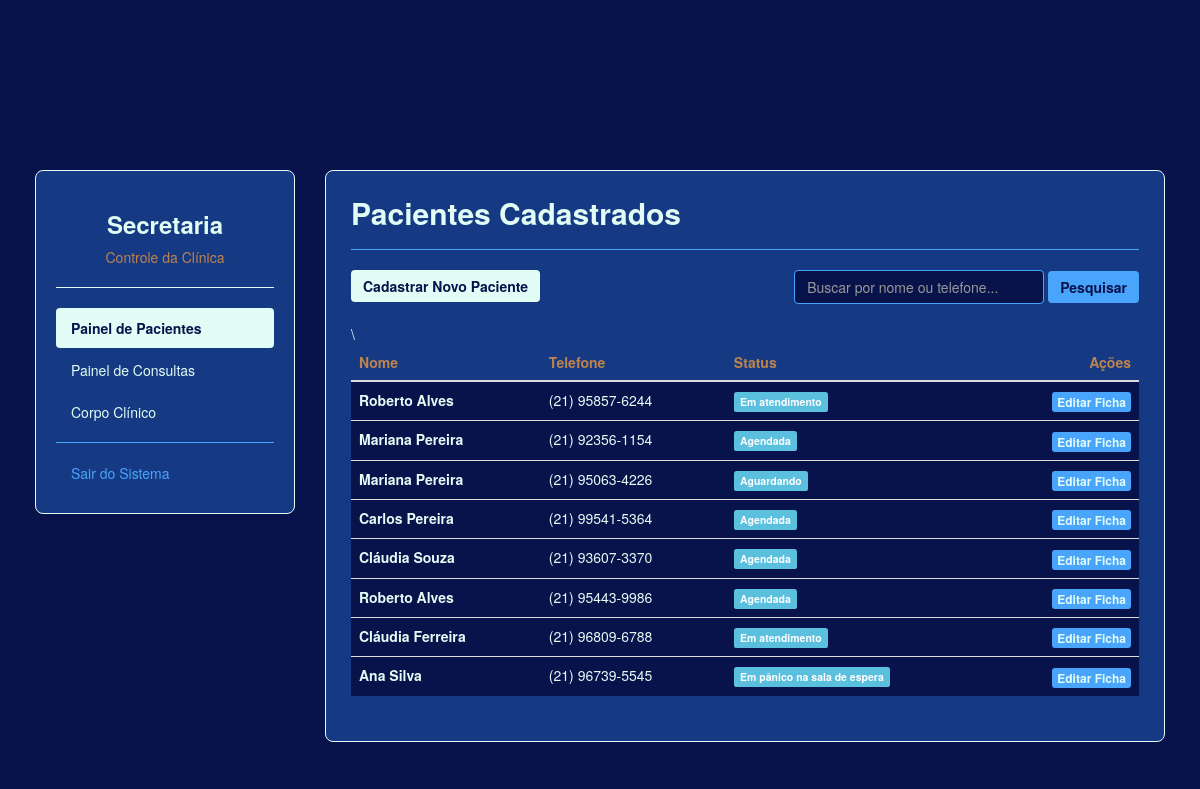
Page /secretaria on the earlier database version.
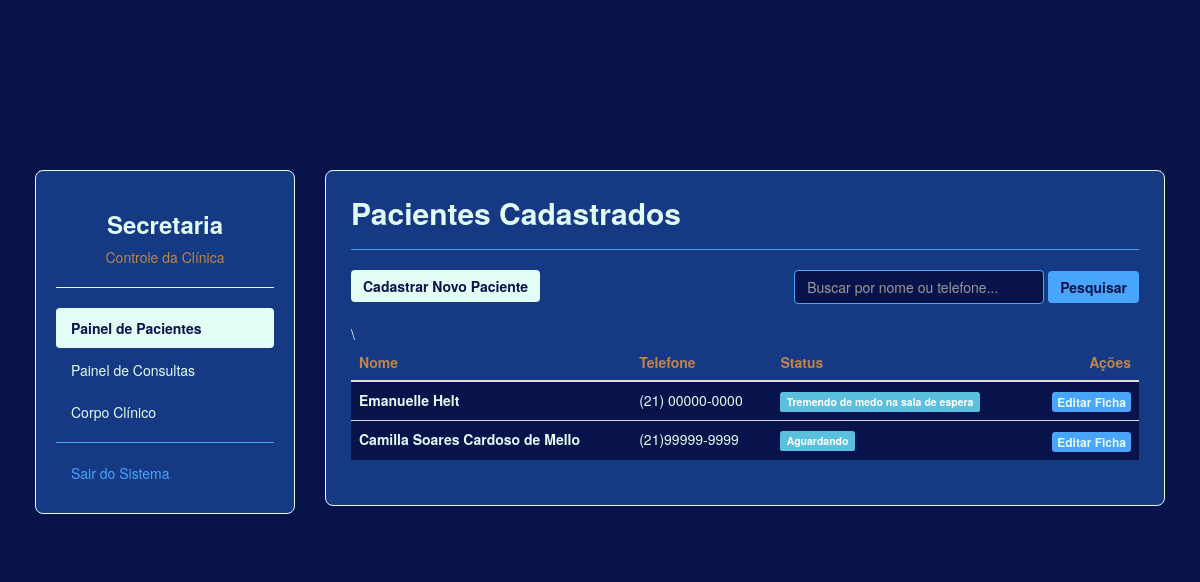
Same page on the later database version.
### tables this page shows
CREATE TABLE pacientes_secretaria (
                        id INTEGER PRIMARY KEY AUTOINCREMENT,
                        nome TEXT NOT NULL,
                        telefone TEXT NOT NULL,
                        status TEXT NOT NULL,
                        usuario_login TEXT UNIQUE);

### app.py (the view)
@app.route('/secretaria')
def secretaria_recepcao():
    termo_pesquisa = request.args.get('pesquisa', '')
    conn = conectar_banco()
    if termo_pesquisa:
        pacientes_clinica = conn.execute('''
            SELECT * FROM pacientes_secretaria
            WHERE nome LIKE ? OR telefone LIKE ?
        ''', (f'%{termo_pesquisa}%', f'%{termo_pesquisa}%')).fetchall()
    else:
        pacientes_clinica = conn.execute('SELECT * FROM pacientes_secretaria').fetchall()
    conn.close()
    return render_template('secretaria_recepcao.html', pacientes=pacientes_clinica, termo=termo_pesquisa)

### app.py (called while the page is built)
def conectar_banco():
    conn = sqlite3.connect(ARQUIVO_BANCO)
    conn.row_factory = sqlite3.Row
    return conn

### templates/secretaria_recepcao.html (shortened to what this page needs)
<!DOCTYPE html>
<html lang="pt-BR">
<head>
    <link rel="stylesheet" href="https://stackpath.bootstrapcdn.com/bootstrap/3.4.1/css/bootstrap.min.css">
    <link rel="stylesheet" href="{{ url_for('static', filename='css/style.css') }}">
</head>
<body>
    <div class="container dashboard-container">
        <div class="row">
            <div class="col-md-3">
                <div class="sidebar">
                    <h3 class="text-ouro text-center">Secretaria</h3>
                    <p class="text-center text-muted">Controle da Clínica</p>
                    <hr style="border-color: #e2fdf6;">
                    <ul class="nav nav-pills nav-stacked">
                        <li class="active"><a href="{{ url_for('secretaria_recepcao') }}" style="background-color: #e2fdf6; color: #08134b; font-weight: bold;">Painel de Pacientes</a></li>
                        <li><a href="{{ url_for('secretaria_consultas') }}" style="color: #e2fdf6;">Painel de Consultas</a></li>
                        <li><a href="{{ url_for('secretaria_dentistas') }}" style="color: #e2fdf6;">Corpo Clínico</a></li>
                        <hr style="border-color: #49a4fc; margin: 10px 0;">
                        <li><a href="{{ url_for('login') }}" style="color: #49a4fc;">Sair do Sistema</a></li>
                    </ul>
                </div>
            </div>
            <div class="col-md-9">
                <div class="main-panel">
                    <h2 class="text-ouro" style="margin-top: 0;">Pacientes Cadastrados</h2>
                    <hr style="border-color: #49a4fc;">
                    <div class="row" style="margin-bottom: 20px;">
                        <div class="col-sm-4">
                            <a href="{{ url_for('cadastro_paciente') }}" class="btn btn-ouro">Cadastrar Novo Paciente</a>
                        </div>
                        <div class="col-sm-8 text-right">
                            <form action="{{ url_for('secretaria_recepcao') }}" method="GET" class="form-inline">
                                <div class="form-group">
                                    <input type="text" class="form-control" name="pesquisa" placeholder="Buscar por nome ou telefone..." value="{{ termo }}" style="background-color: #08134b; color: #e2fdf6; border: 1px solid #49a4fc; min-width: 250px;">
                                </div>
                                <button type="submit" class="btn btn-primary" style="background-color: #49a4fc; border: none;">Pesquisar</button>
                            </form>
                        </div>
                    </div>
                    <div class="table-responsive" style="margin-top: 15px;">
                        <table class="table" style="color: #e2fdf6;">
                            <thead>
                                <tr style="color: #be834e;">
                                    <th>Nome</th>
                                    <th>Telefone</th>
                                    <th>Status</th>
                                    <th class="text-right">Ações</th>
                                </tr>
                            </thead>
                            <tbody>
                                {% if pacientes %}
                                    {% for paciente in pacientes %}
                                    <tr style="background-color: #08134b;">
                                        <td><strong>{{ paciente.nome }}</strong></td>
                                        <td>{{ paciente.telefone }}</td>
                                        <td><span class="label label-info">{{ paciente.status }}</span></td>
                                        <td class="text-right">
                                            <a href="{{ url_for('editar_paciente', id_paciente=paciente.id) }}" class="btn btn-xs btn-primary" style="background-color: #49a4fc; border: none; color: #e2fdf6;">Editar Ficha</a>
                                        </td>
                                    </tr>
                                    {% endfor %}
                                {% else %}
                                    <tr style="background-color: #08134b;">
                                        <td colspan="5" class="text-center" style="color: #49a4fc; padding: 20px;">Nenhuma pessoa encontrada.</td>
                                    </tr>
                                {% endif %}
                            </tbody>\
                        </table>
                    </div>
                </div>
            </div>
        </div>
    </div>
</body>
</html>

### static/css/style.css (style rules this page uses)
body { padding-top: 100px; background-color: #08134b; color: #e2fdf6; }
h2 { color: #e2fdf6; font-weight: bold; }
.text-muted { color: #be834e !important; }
.form-control { background-color: #e2fdf6; color: #08134b; border: 1px solid #49a4fc; }
.btn-primary { background-color: #e2fdf6; border-color: #e2fdf6; color: #08134b; font-weight: bold; transition: all 0.3s; }
.dashboard-container { margin-top: 50px; padding: 20px; }
.sidebar { background-color: #153a83; border-radius: 8px; padding: 20px; border: 1px solid #e2fdf6; margin-bottom: 20px; }
.main-panel { background-color: #153a83; border-radius: 8px; padding: 25px; border: 1px solid #e2fdf6; }
.text-ouro { color: #e2fdf6 !important; font-weight: bold; }
.btn-ouro { background-color: #e2fdf6; color: #08134b; font-weight: bold; border: none; }

Differences in the rows shown:
removed pacientes_secretaria: nome "Roberto Alves", telefone "(21) 95857-6244", status "Em atendimento"
removed pacientes_secretaria: nome "Mariana Pereira", telefone "(21) 92356-1154", status "Agendada"
removed pacientes_secretaria: nome "Mariana Pereira", telefone "(21) 95063-4226", status "Aguardando"
removed pacientes_secretaria: nome "Carlos Pereira", telefone "(21) 99541-5364", status "Agendada"
removed pacientes_secretaria: nome "Cláudia Souza", telefone "(21) 93607-3370", status "Agendada"
removed pacientes_secretaria: nome "Roberto Alves", telefone "(21) 95443-9986", status "Agendada"
removed pacientes_secretaria: nome "Cláudia Ferreira", telefone "(21) 96809-6788", status "Em atendimento"
removed pacientes_secretaria: nome "Ana Silva", telefone "(21) 96739-5545", status "Em pânico na sala de espera"
added pacientes_secretaria: nome "Emanuelle Helt", telefone "(21) 00000-0000", status "Tremendo de medo na sala de espera"
added pacientes_secretaria: nome "Camilla Soares Cardoso de Mello", telefone "(21)99999-9999", status "Aguardando"
